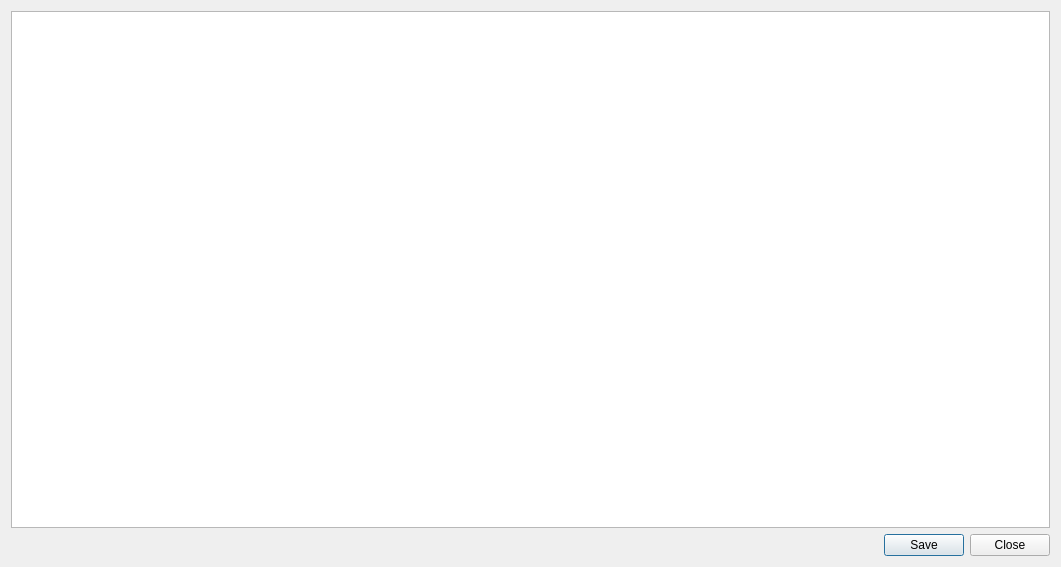
<?xml version="1.0" encoding="UTF-8"?>
<ui version="4.0">
 <class>DialogPixel</class>
 <widget class="QDialog" name="DialogPixel">
  <property name="geometry">
   <rect>
    <x>0</x>
    <y>0</y>
    <width>1061</width>
    <height>567</height>
   </rect>
  </property>
  <property name="windowTitle">
   <string>Visualisation augmentée</string>
  </property>
  <layout class="QVBoxLayout" name="verticalLayout">
   <item>
    <widget class="QGraphicsView" name="_myGV">
     <property name="minimumSize">
      <size>
       <width>400</width>
       <height>400</height>
      </size>
     </property>
     <property name="maximumSize">
      <size>
       <width>1280</width>
       <height>720</height>
      </size>
     </property>
    </widget>
   </item>
   <item>
    <widget class="QDialogButtonBox" name="_myBBSave">
     <property name="orientation">
      <enum>Qt::Horizontal</enum>
     </property>
     <property name="standardButtons">
      <set>QDialogButtonBox::Close|QDialogButtonBox::Save</set>
     </property>
    </widget>
   </item>
  </layout>
 </widget>
 <resources/>
 <connections>
  <connection>
   <sender>_myBBSave</sender>
   <signal>accepted()</signal>
   <receiver>DialogPixel</receiver>
   <slot>accept()</slot>
   <hints>
    <hint type="sourcelabel">
     <x>257</x>
     <y>439</y>
    </hint>
    <hint type="destinationlabel">
     <x>157</x>
     <y>274</y>
    </hint>
   </hints>
  </connection>
  <connection>
   <sender>_myBBSave</sender>
   <signal>rejected()</signal>
   <receiver>DialogPixel</receiver>
   <slot>reject()</slot>
   <hints>
    <hint type="sourcelabel">
     <x>325</x>
     <y>439</y>
    </hint>
    <hint type="destinationlabel">
     <x>286</x>
     <y>274</y>
    </hint>
   </hints>
  </connection>
 </connections>
</ui>
